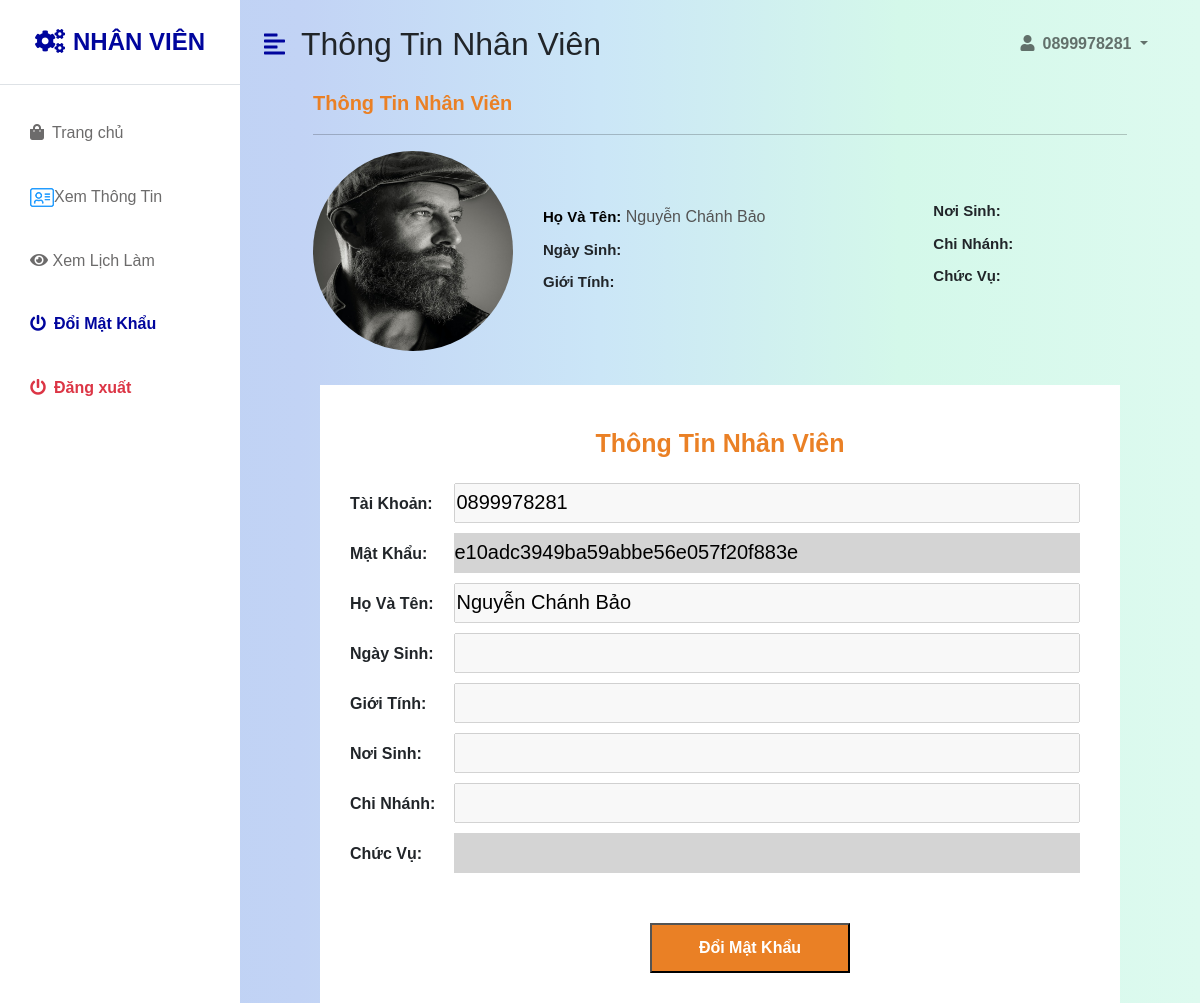
Screenshot of /admin/doimatkhau.php (signed in) with the database file from the repository.
### tables this page shows
CREATE TABLE `khachhang` (
  `id` int(11) NOT NULL,
  `username` varchar(255) DEFAULT NULL,
  `hoten` varchar(255) DEFAULT NULL,
  `password` varchar(255) DEFAULT NULL,
  `type` varchar(255) NOT NULL,
  `chinhanh` varchar(255) NOT NULL,
  `chucvu` varchar(255) NOT NULL,
  `gioitinh` varchar(255) NOT NULL,
  `ngaysinh` varchar(255) NOT NULL,
  `noisinh` varchar(255) NOT NULL,
  `background` varchar(255) NOT NULL
);

### admin/doimatkhau.php (the view, shortened to what this page needs)
<!DOCTYPE html>
<html lang="en">
<head>
    <link href="https://cdn.jsdelivr.net/npm/bootstrap@5.0.0-beta3/dist/css/bootstrap.min.css" rel="stylesheet" />
    <link rel="stylesheet" href="https://cdnjs.cloudflare.com/ajax/libs/font-awesome/5.15.3/css/all.min.css" />
    <link rel="stylesheet" href="admin.css" />
</head>
<body>
    <div class="d-flex" id="wrapper">
        <div class="bg-white" id="sidebar-wrapper">
            <div class="sidebar-heading text-center py-4 primary-text fs-4 fw-bold text-uppercase border-bottom"><i
                    class="fa fa-cogs me-2"></i>Nhân Viên</div>
            <div class="list-group list-group-flush my-3">
            <a href="nhanvien.php" class="list-group-item list-group-item-action bg-transparent second-text "><i
                        class="fas fa-shopping-bag me-2"></i>Trang chủ</a>
            <a href="xemthongtin.php" class="list-group-item list-group-item-action bg-transparent second-text"><img src="../img/account/download.png" alt="">Xem Thông Tin</a>
            <a href="xemlichlam.php" class="list-group-item list-group-item-action bg-transparent second-text"><i class="fa fa-eye" aria-hidden="true"></i> Xem Lịch Làm</a>
                <a href="doimatkhau.php" class="list-group-item list-group-item-action bg-transparent second-text active"><i
                        class="fas fa-power-off me-2"></i>Đổi Mật Khẩu</a>
                <a href="../logout.php" class="list-group-item list-group-item-action bg-transparent text-danger fw-bold"><i
                        class="fas fa-power-off me-2"></i>Đăng xuất</a>
            </div>
        </div>
        <div id="page-content-wrapper">
            <nav class="navbar navbar-expand-lg navbar-light bg-transparent py-4 px-4">
                <div class="d-flex align-items-center">
                    <i class="fas fa-align-left primary-text fs-4 me-3" id="menu-toggle"></i>
                    <h2 class="fs-2 m-0">Thông Tin Nhân Viên</h2>
                </div>
                <div class="collapse navbar-collapse" id="navbarSupportedContent">
                    <ul class="navbar-nav ms-auto mb-2 mb-lg-0">
                        <li class="nav-item dropdown">
                            <a class="nav-link dropdown-toggle second-text fw-bold" href="#" id="navbarDropdown"
                                role="button" data-bs-toggle="dropdown" aria-expanded="false">
                                <i class="fas fa-user me-2"></i><?php if (isset($_SESSION['user']) && $_SESSION['user']){
                        echo $_SESSION['user'];
                    }
                    else{
                        echo 'Bạn chưa đăng nhập';
                    }?>
                            </a>
                        </li>
                    </ul>
                </div>
            </nav>
            <div class="container-fluid px-5">
                    <div class="row gy-5">
                        <div class="col-lg-12 ">
                        <p style="font-size: 20px; text-align: left; font-weight: bolder;" class="thongtinnhanvien">Thông Tin Nhân Viên</p>
                        <hr>
                        <ul class="thongtinnhanvien" style="display: flex; padding: 0; margin: 0; height: 200px; width: 1171px;">
                            <li><img src="../img/team_member1.jpg" alt="" style="border-radius: 100%; height: 200px;width: 200px;"></li>
                            <li style=" padding: 50px 30px;height: 200px;" class="col-lg-4">
                            <?php
                                if (isset($_SESSION['user']) && $_SESSION['user']){
                                include '../config.php';
                                $username = $_SESSION['user'];
                                $result=mysqli_query($conn, "SELECT * FROM `khachhang` where username = '{$username}'");
                                while ($row = mysqli_fetch_array($result)){
                            ?>
                                <label for="" style="padding: 5px 0px; color: #000; font-size: 15px; font-weight: 600;">Họ Và Tên:</label>
                                <input style="border: none; background-color: transparent;" type="text" disabled value="<?php echo $row['hoten']?>">
                                <br><label style="padding: 5px 0px; font-size: 15px; font-weight: 600;" for="">Ngày Sinh:</label>
                                <input style="border: none; background-color: transparent;" type="text" disabled value="<?php echo $row['ngaysinh']?>">
                                <br><label style="padding: 5px 0px; font-size: 15px; font-weight: 600;" for="">Giới Tính:</label>
                                <input style="border: none; background-color: transparent;" type="text" disabled value="<?php echo $row['gioitinh']?>">
                                <?php }}?></li>
                            <li style="padding: 20px 30px;height: 200px;" class="col-lg-4">
                            <?php
                                if (isset($_SESSION['user']) && $_SESSION['user']){
                                include '../config.php';
                                $username = $_SESSION['user'];
                                $result=mysqli_query($conn, "SELECT * FROM `khachhang` where username = '{$username}'");
                                while ($row = mysqli_fetch_array($result)){
                            ?>
                                <br><label for="" style="padding: 5px 0px; font-size: 15px; font-weight: 600;">Nơi Sinh:</label>
                                <input style="border: none; background-color: transparent;" type="text" disabled value="<?php echo $row['noisinh']?>">
                                <br><label for="" style="padding: 5px 0px; font-size: 15px; font-weight: 600;">Chi Nhánh:</label>
                                <input style="border: none; background-color: transparent;" type="text" disabled value="<?php echo $row['chinhanh']?>">
                                <br><label for="" style="padding: 5px 0px; font-size: 15px; font-weight: 600;">Chức Vụ:</label>
                                <input style="border: none; background-color: transparent;" type="text" disabled value="<?php echo $row['chucvu']?>">
                                <?php }}?>      </li>
                        </ul>
                        </div>
                    </div>
            </div>
            <div class="container-fluid px-5">
                <div class="suathongtin row gy-3 ">
                    <form action="" method="POST" style="height: auto; width: 800px; background-color: #fff; margin-top: 50px; padding: 30px 30px;">
                    <p style="font-size: 25px; font-weight: bolder; padding: 10px 0;">Thông Tin Nhân Viên</p>
                    <?php
                        if (isset($_SESSION['user']) && $_SESSION['user']){
                        include '../config.php';
                        $username = $_SESSION['user'];
                        $result=mysqli_query($conn, "SELECT * FROM `khachhang` where username = '{$username}'");
                        while ($row = mysqli_fetch_array($result)){
                    ?>
                        <label for="" style="width:100px;  font-weight: bolder;">Tài Khoản:</label>
                        <input type="text" value="<?php echo $row['username']?>" disabled style="font-size: 20px; color:#000;height: 40px; width:626px ;margin-bottom: 10px;"><br>
                        <label for="" style="width:100px; font-weight: bolder;">Mật Khẩu:</label>
                        <input type="text"  name="password" value="<?php echo $row['password']?>" style="font-size: 20px; color:#000;height: 40px; width:626px ;margin-bottom: 10px; background-color: #d4d4d4; border: none; outline: none;"><br>
                        <label for="" style="width:100px; font-weight: bolder;">Họ Và Tên:</label>
                        <input type="text" disabled value="<?php echo $row['hoten']?>" style="font-size: 20px; color:#000;height: 40px; width:626px ;margin-bottom: 10px;"><br>
                        <label for="" style="width:100px; font-weight: bolder;">Ngày Sinh:</label>
                        <input type="text" disabled value="<?php echo $row['ngaysinh']?>" style="font-size: 20px; color:#000;height: 40px; width:626px ;margin-bottom: 10px;"><br>
                        <label for="" style="width:100px; font-weight: bolder;">Giới Tính:</label>
                        <input type="text" disabled value="<?php echo $row['gioitinh']?>" style="font-size: 20px; color:#000;height: 40px; width:626px ;margin-bottom: 10px;"><br>
                        <label for="" style="width:100px; font-weight: bolder;">Nơi Sinh:</label>
                        <input type="text" disabled value="<?php echo $row['noisinh']?>" style="font-size: 20px; color:#000;height: 40px; width:626px ;margin-bottom: 10px;"><br>
                        <label for="" style="width:100px; font-weight: bolder;">Chi Nhánh:</label>
                        <input type="text" disabled value="<?php echo $row['chinhanh']?>" style="font-size: 20px; color:#000;height: 40px; width:626px ;margin-bottom: 10px;"><br>
                        <label for="" style="width:100px; font-weight: bolder;">Chức Vụ:</label>
                        <input type="text" disabled value="<?php echo $row['chucvu']?>" style="font-size: 20px; color:#000;height: 40px; width: 626px;margin-bottom: 50px; background-color: #d4d4d4; border: none; outline: none;"><br>
                        <input type="submit" value="Đổi Mật Khẩu" name="sbm" style="height: 50px; width: 200px; background-color: #EA8025; color:#fff; font-weight: bolder; margin-left: 300px;">
                        <?php }}?>
                    </form>
                </div>
            </div>
        </div>
</body>
</html>

### admin/admin.css (style rules this page uses)
:root { --main-bg-color: #001f99; --main-text-color: #00059d; --second-text-color: #6c6b6b; --second-bg-color: #8da7ea; }
.primary-text { color: var(--main-text-color); }
.second-text { color: var(--second-text-color); }
#wrapper { overflow-x: hidden; background-image: linear-gradient( to right, #bad1f3, #c2d3f5, #cbe6f7, #d4f8ea, #ddfaef ); }
#sidebar-wrapper { min-height: 100vh; margin-left: -15rem; -webkit-transition: margin 0.25s ease-out; -moz-transition: margin 0.25s ease-out; -o-transition: margin 0.25s ease-out; transition: margin 0.25s ease-out; }
#sidebar-wrapper .sidebar-heading { padding: 0.875rem 1.25rem; font-size: 1.2rem; }
#sidebar-wrapper .list-group { width: 15rem; }
#page-content-wrapper { min-width: 100vw; }
#menu-toggle { cursor: pointer; }
.list-group-item { border: none; padding: 20px 30px; }
.list-group-item.active { background-color: transparent; color: var(--main-text-color); font-weight: bold; border: none; }
@media (min-width: 768px) { #sidebar-wrapper { margin-left: 0; } }
@media (min-width: 768px) { #page-content-wrapper { min-width: 0; width: 100%; } }
* { margin: 0; padding:0; box-sizing: border-box; }
body { font-family: 'Poppins', sans-serif; }
.navbar { display: flex; align-items: center; padding: 20px; }
nav { flex: 1; text-align: right; }
nav ul { display: inline-block; list-style-type: none; }
nav ul li { display: inline-block; margin-right: 20px; }
a { text-decoration: none; color: #555; }
p { text-align: center; color: #555; font-size: medium; }
.row { display: flex; align-items: center; flex-wrap: wrap; justify-content: space-around; padding-left: 25px; padding-right: 25px; }
.row p { color: #EA8025; font-size: 20px; margin-bottom: 10px; }
h2 { text-align: center; }
ul { list-style-type: none; }

### rows the page displays
khachhang: hoten "Nguyễn Chánh Bảo", username "0899978281", password "e10adc3949ba59abbe56e057f20f883e"

### other values shown
$_SESSION['user'] "0899978281"
